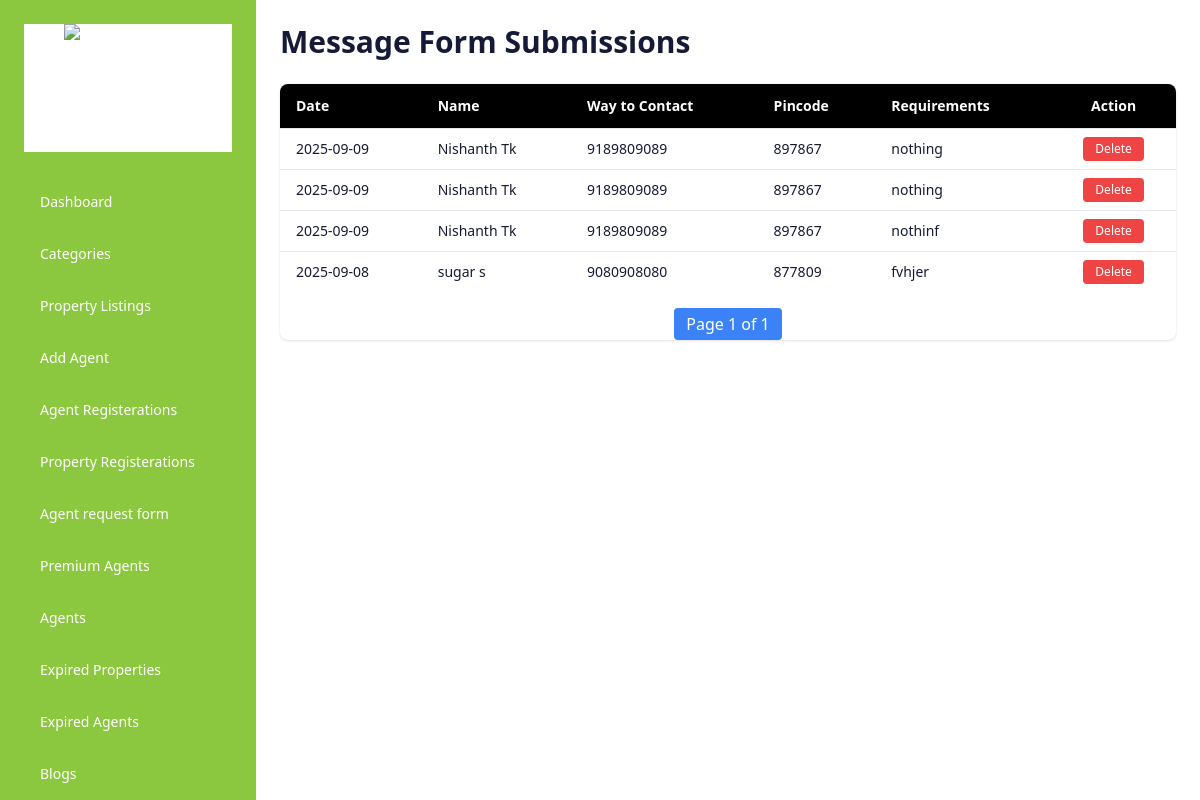
Screenshot of /admin_panel/admin_message (signed in) with the database file from the repository.
### agents/models.py (models this page shows, shortened)
class Inbox(models.Model):
    name = models.CharField(max_length=50)
    pin_code = models.CharField(max_length=50)
    contact = models.CharField(max_length=50)
    messages_text = models.TextField()
    created_at = models.DateTimeField(auto_now_add=True)
    is_read = models.BooleanField(default=False)  #
    is_removed = models.BooleanField(default=False)

### developer/views.py (the view)
# urls.py: path('admin_message', views.admin_message, name="admin_message"),
@never_cache
@user_passes_test(superuser_required, login_url='superuser_login_view')
def admin_message(request):
    message_list = Inbox.objects.all().order_by("-created_at")  # latest first
    paginator = Paginator(message_list, 20)
    page_number = request.GET.get("page")
    page_obj = paginator.get_page(page_number)
    return render(request, 'admin_messagebox.html', {'page_obj': page_obj})

### developer/views.py (called while the page is built)
def superuser_required(user):
    return user.is_authenticated and user.is_superuser

### developer/templates/admin_messagebox.html (shortened to what this page needs)
{% load static %}
<!DOCTYPE html>
<html lang="en">
<head>
  <script src="https://cdn.tailwindcss.com"></script>
</head>
<body class="bg-white text-[#151a37] font-sans">
  <div class="flex min-h-screen">
        <aside class="w-64 bg-[#8bc83f] text-white p-6 fixed h-screen overflow-y-auto scrollbar-thin scrollbar-thumb-gray-400 scrollbar-track-transparent">
      <div class="flex items-center justify-center mb-8 bg-white">
        <img src="{% static 'img/logo.png' %}" alt="Logo" class="w-32 h-32 object-contain">
      </div>
<nav>
        <ul class="space-y-4 text-sm">
           <li>
            <a href="{% url 'dashboard' %}" class="block py-2 px-4 rounded hover:bg-white hover:text-[#151a37]">
              Dashboard
            </a>
          </li>
          <li>
            <a href="{% url 'categories' %}" class="block py-2 px-4 rounded hover:bg-white hover:text-[#151a37]">
              Categories
            </a>
          </li>
          <li>
            <a href="{% url 'add_property' %}" class="block py-2 px-4 rounded hover:bg-white hover:text-[#151a37]">
             Property Listings
            </a>
          </li>
          <li>
            <a href="{% url 'agents_login' %}" class="block py-2 px-4 rounded hover:bg-white hover:text-[#151a37]">
             Add Agent
            </a>
          </li>
          <li>
            <a href="{% url 'agent_reg' %}" class="block py-2 px-4 rounded hover:bg-white hover:text-[#151a37]">
             Agent Registerations
            </a>
          </li>
            <li>
            <a href="{% url 'admin_property_list' %}" class="block py-2 px-4 rounded hover:bg-white hover:text-[#151a37]">
             Property Registerations
            </a>
          </li>
          <li>
            <a href="{% url 'requestforms' %}" class="block py-2 px-4 rounded hover:bg-white hover:text-[#151a37]">
             Agent request form
            </a>
          </li>
          <li>
            <a href="{% url 'admin_premiumagents' %}" class="block py-2 px-4 rounded hover:bg-white hover:text-[#151a37]">
             Premium Agents
            </a>
          </li>
          <li>
            <a href="{% url 'admin_agents' %}" class="block py-2 px-4 rounded hover:bg-white hover:text-[#151a37]">
             Agents
            </a>
          </li>
           <li>
            <a href="{% url 'expired_property' %}" class="block py-2 px-4 rounded hover:bg-white hover:text-[#151a37]">
             Expired Properties
            </a>
          </li>
          <li>
            <a href="{% url 'expired_agent' %}" class="block py-2 px-4 rounded hover:bg-white hover:text-[#151a37]">
             Expired Agents
            </a>
          </li>
          <li>
            <a href="{% url 'create_blog' %}" class="block py-2 px-4 rounded hover:bg-white hover:text-[#151a37]">
              Blogs
            </a>
          </li>
        </ul>
      </nav>
        </aside>
<main class="ml-64 p-6 w-full">
  <h1 class="text-3xl font-bold mb-6">Message Form Submissions</h1>
<div class="overflow-x-auto bg-white rounded-lg shadow">
  <table class="min-w-full divide-y divide-gray-200 text-sm">
    <thead class="bg-black text-left text-white">
      <tr>
        <th class="px-4 py-3">Date</th>
        <th class="px-4 py-3">Name</th>
        <th class="px-4 py-3">Way to Contact</th>
        <th class="px-4 py-3">Pincode</th>
        <th class="px-4 py-3">Requirements</th>
        <th class="px-4 py-3 text-center">Action</th>
      </tr>
    </thead>
    <tbody class="divide-y divide-gray-200">
      {% for msg in page_obj %}
      <tr>
        <td class="px-4 py-2">{{ msg.created_at|date:"Y-m-d" }}</td>
        <td class="px-4 py-2">{{ msg.name }}</td>
        <td class="px-4 py-2">{{ msg.contact }}</td>
        <td class="px-4 py-2">{{ msg.pin_code }}</td>
        <td class="px-4 py-2">{{ msg.messages_text }}</td>
        <td class="px-4 py-2 text-center">
          <form action="{% url 'delete_message' msg.id %}" method="post" style="display:inline;">
            <button type="submit"
              class="bg-red-500 text-white px-3 py-1 rounded hover:bg-red-600 text-xs"
              onclick="return confirm('Are you sure you want to delete this message?')">
              Delete
            </button>
          </form>
        </td>
      </tr>
      {% empty %}
      <tr>
        <td colspan="6" class="px-4 py-2 text-center text-gray-500">No messages found</td>
      </tr>
      {% endfor %}
    </tbody>
  </table>
  <div class="flex justify-center mt-4 space-x-2">
    <span class="px-3 py-1 bg-blue-500 text-white rounded">
      Page {{ page_obj.number }} of {{ page_obj.paginator.num_pages }}
    </span>
  </div>
</div>
</main>
    </div>
    </body>
    </html>

### rows the page displays
Inbox: created_at "2025-09-09", name "Nishanth Tk", contact "9189809089", pin_code "897867", messages_text "nothing"
Inbox: created_at "2025-09-09", name "Nishanth Tk", contact "9189809089", pin_code "897867", messages_text "nothing"
Inbox: created_at "2025-09-09", name "Nishanth Tk", contact "9189809089", pin_code "897867", messages_text "nothinf"
Inbox: created_at "2025-09-08", name "sugar s", contact "9080908080", pin_code "877809", messages_text "fvhjer"

### other values shown
{{ page_obj.number }} "1"
{{ page_obj.paginator.num_pages }} "1"
